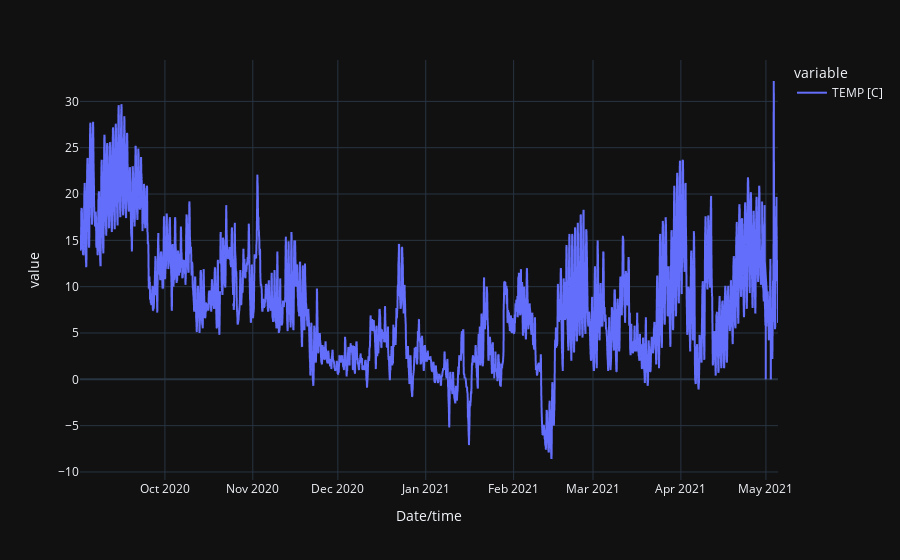

Notebook code for this chart:
### Code cell
temperature_series.plot()

### Figure 1 — Plotly figure (JSON) as saved in the notebook; plotly's stock layout.template omitted (floating-point values rounded to 4 significant figures; data arrays with more than 128 entries replaced by an {"elided": "..."} marker saying what was removed)
{"data": [{"hovertemplate": "variable=TEMP [C]<br>Date/time=%{x}<br>value=%{y}<extra></extra>", "legendgroup": "TEMP [C]", "line": {"color": "#636efa", "dash": "solid"}, "mode": "lines", "name": "TEMP [C]", "showlegend": true, "type": "scattergl", "x": {"elided": "7439 str values"}, "xaxis": "x", "y": {"elided": "7439 float values"}, "yaxis": "y"}], "layout": {"legend": {"title": {"text": "variable"}, "tracegroupgap": 0}, "margin": {"t": 60}, "xaxis": {"anchor": "y", "domain": [0, 1], "title": {"text": "Date/time"}}, "yaxis": {"anchor": "x", "domain": [0, 1], "title": {"text": "value"}}}}
